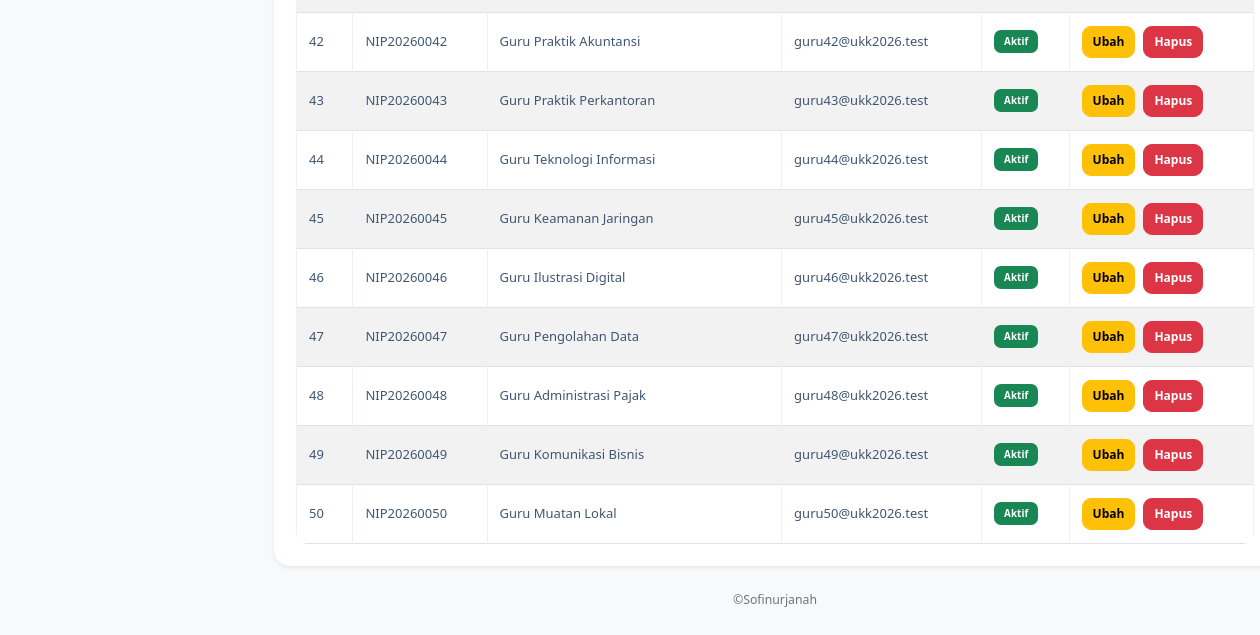
The page /data_guru.php (signed in, lower part) on the database as committed earlier.
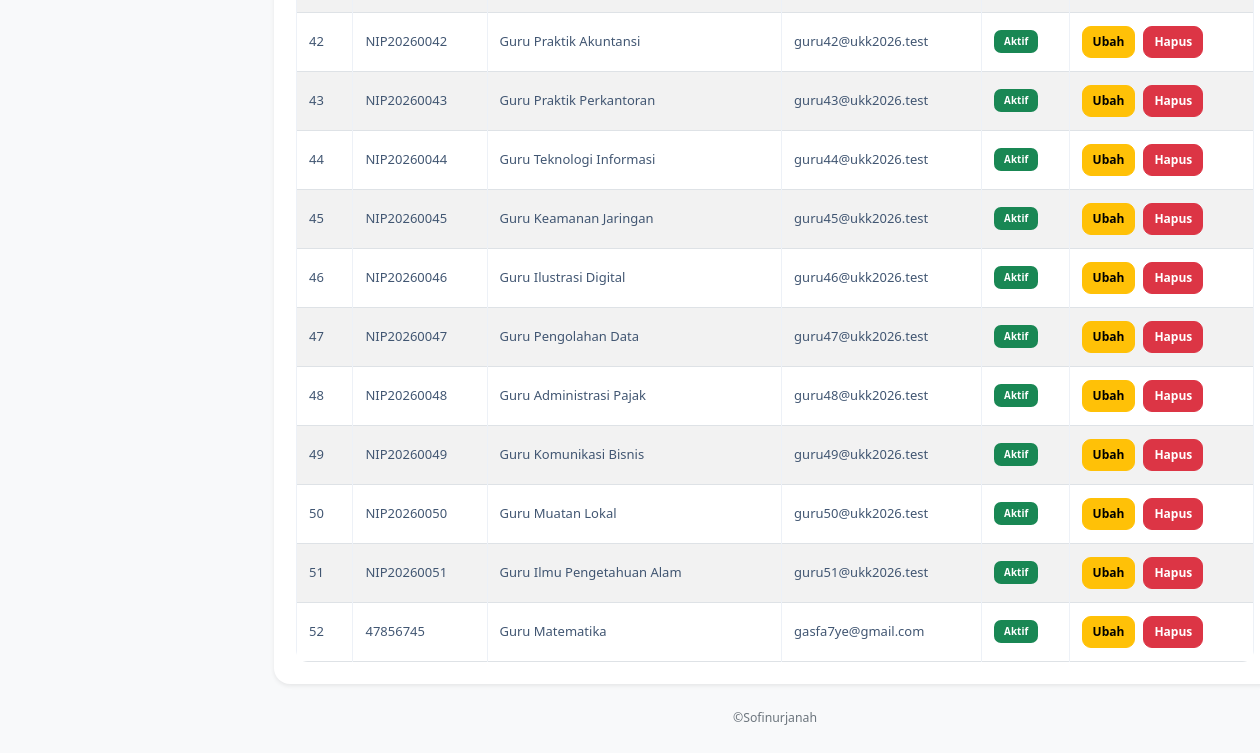
The same page on the database as committed later.
### tables this page shows
CREATE TABLE `t_guru` (
  `id` int(11) NOT NULL,
  `nip` varchar(30) NOT NULL,
  `nama` varchar(30) NOT NULL,
  `email` varchar(150) NOT NULL,
  `status_aktif` tinyint(1) NOT NULL,
  `user_id` int(11) NOT NULL,
  `created_at` timestamp NOT NULL DEFAULT current_timestamp(),
  `updated_at` timestamp NOT NULL DEFAULT current_timestamp()
);

### data_guru.php (the view, shortened to what this page needs)
<?php
include "config/koneksi.php";
$role = strtolower($_SESSION['role'] ?? '');
function e($teks) {
    return htmlspecialchars((string) $teks, ENT_QUOTES, 'UTF-8');
}
?>
<!DOCTYPE html>
<html lang="id">
<head>
    <link
        href="https://cdn.jsdelivr.net/npm/bootstrap@5.3.8/dist/css/bootstrap.min.css"
        rel="stylesheet"
    >
    <link
        href="https://cdn.datatables.net/3.1.4/css/dataTables.dataTables.min.css"
        rel="stylesheet"
    >
    <link rel="stylesheet" href="style.css">
</head>
<body class="bg-light">
<div class="container-fluid">
    <div class="row">
        <main class="col-md-9 col-lg-10 p-4">
            <div class="card border-0 shadow-sm">
                <div class="card-body">
                    <div class="table-responsive">
                        <table id="example"
                               class="table table-bordered table-striped table-hover align-middle mb-0">
                            <tbody>
                                <?php
                                $query_guru = mysqli_query(
                                    $koneksi,
                                    "SELECT * FROM t_guru
                                     ORDER BY id ASC"
                                );
                                $no = 1;
                                while ($guru = mysqli_fetch_assoc($query_guru)) {
                                ?>
                                    <tr>
                                        <td><?= $no++; ?></td>
                                        <td><?= e($guru['nip']); ?></td>
                                        <td><?= e($guru['nama']); ?></td>
                                        <td><?= e($guru['email']); ?></td>
                                    <td>
                                        <?php if ((int) $guru['status_aktif'] === 1) { ?>
                                            <span class="badge text-bg-success">Aktif</span>
                                        <?php } else { ?>
                                            <span class="badge text-bg-secondary">Tidak Aktif</span>
                                        <?php } ?>
                                    </td>
                                        <?php if ($role == "admin") { ?>
                                            <td>
                                                <div class="d-flex gap-2">
                                                    <a
                                                        href="data_guru.php?edit=<?= e($guru['id']); ?>"
                                                        class="btn btn-warning btn-sm">
                                                        Ubah
                                                    </a>
                                                    <a
                                                        href="data_guru.php?hapus=<?= e($guru['id']); ?>"
                                                        class="btn btn-danger btn-sm"
                                                        onclick="return confirm('Yakin ingin menonaktifkan data guru ini?')">
                                                        Hapus
                                                    </a>
                                                </div>
                                            </td>
                                        <?php } ?>
                                    </tr>
                                <?php } ?>
                            </tbody>
                        </table>
                    </div>
                </div>
            </div>
            <p class="text-center text-secondary small mt-4">
                ©Sofinurjanah
            </p>
        </main>
    </div>
</div>
</body>
</html>

Rows that differ between the two databases and show on the page:
added t_guru: nip "NIP20260051", nama "Guru Ilmu Pengetahuan Alam", email "guru51@ukk2026.test", status_aktif "Aktif"
added t_guru: nip "47856745", nama "Guru Matematika", email "gasfa7ye@gmail.com", status_aktif "Aktif"
